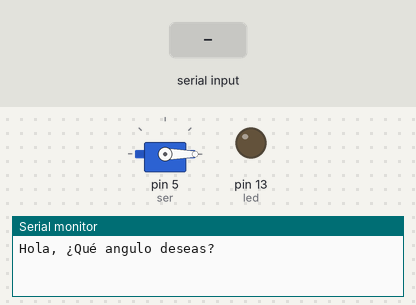
Recording of a sketch running on a simulated Arduino Uno, built with avr-gcc and run on an emulated ATmega328P. Shown: servo, output pins drawn as LEDs (lit = HIGH), the last lines printed to the serial monitor. The inputs (shaded band) are chosen by the test bench.

Above: at 1.2 s.
1.3 s: "90,45\n" received over Serial
At 3.5 s:
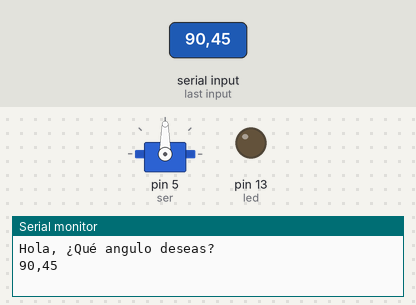
3.8 s: "200\n" received over Serial
At 5.3 s:
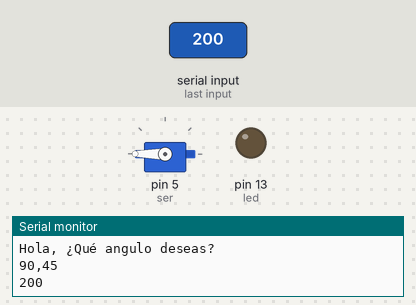
6.3 s: "30,150\n" received over Serial
At 8.5 s:
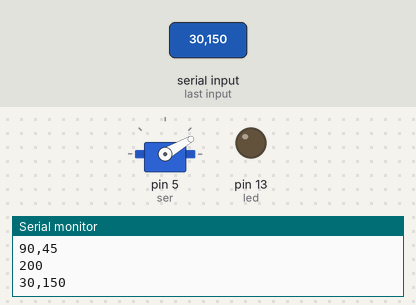
8.8 s: "90\n" received over Serial
At 10.3 s:
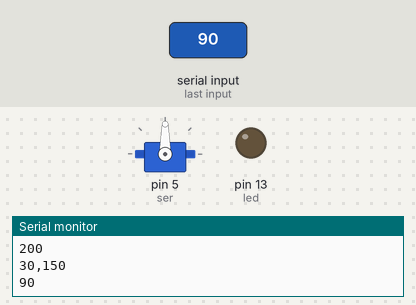
Timing chart, 0 to 11.8 s (numbered marks = the images above; inputs shaded):
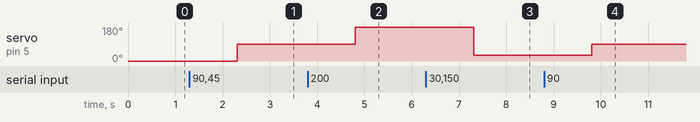

The sketch:

sketch.ino
```cpp
#include <Servo.h>
#define led 13
#define ser 5

Servo mot;

void setup() {
  Serial.begin(9600);
  delay(30);
  mot.attach(ser);
  mot.write(0);
  pinMode(led,OUTPUT);
  Serial.println("Hola, ¿Qué angulo deseas?");
}

String cad, cad1, cad2;
int vmotor=0;
void loop() {
  if(Serial.available()){
    cad=Serial.readString();
    vmotor=cad.toInt();
    Serial.print(cad);
  }

  mot.write(vmotor);
}
```

Measured:
- after the input at 1.3 s, servo on pin 5 (ser): 0° → 90° after 1.0 s
- after the input at 3.8 s, servo on pin 5 (ser): 90° → 180° after 1.0 s
- after the input at 6.3 s, servo on pin 5 (ser): 180° → 30° after 1.0 s
- after the input at 8.8 s, servo on pin 5 (ser): 30° → 90° after 1.0 s
